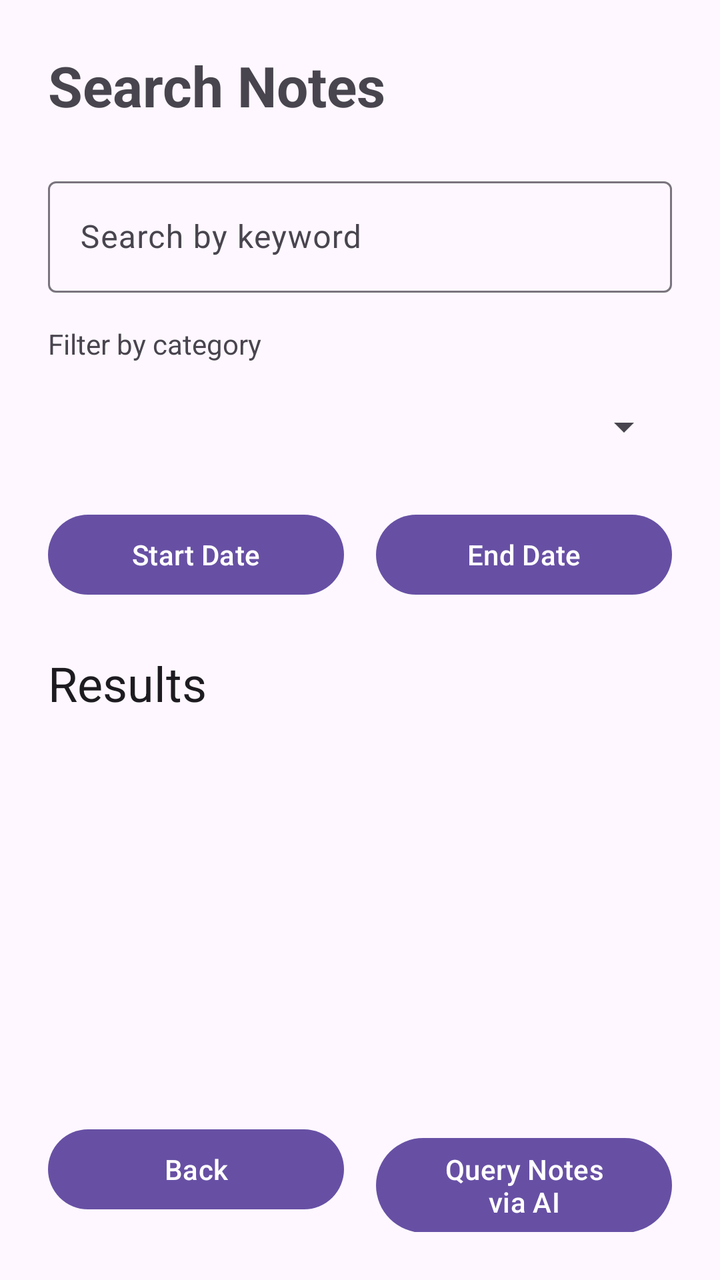
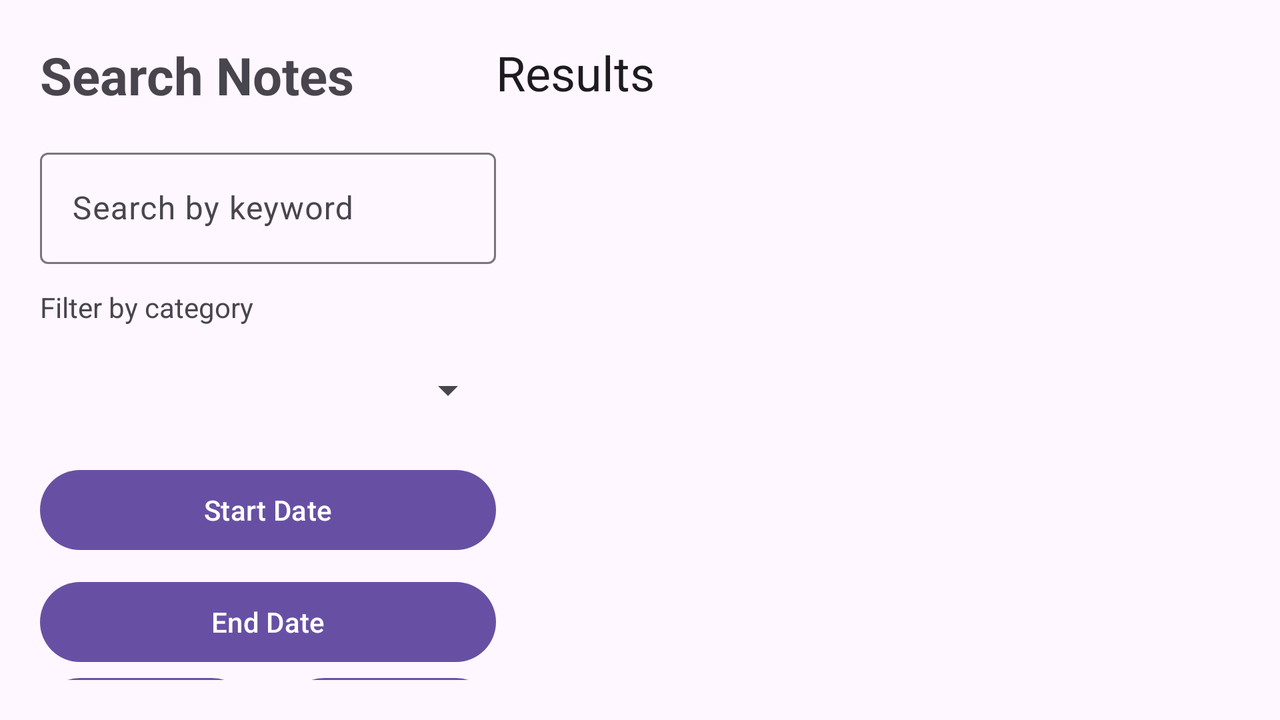

The same Android screen from two of the app's own layout files: first res/layout/ as a phone draws it, then the repository's variant for another configuration, drawn on a device whose configuration selects that folder. Both files follow.
<!-- AndroidManifest.xml: application theme Theme.D424 -->
<!-- res/layout/activity_search.xml -->
<?xml version="1.0" encoding="utf-8"?>

<androidx.constraintlayout.widget.ConstraintLayout
    xmlns:android="http://schemas.android.com/apk/res/android"
    xmlns:app="http://schemas.android.com/apk/res-auto"
    xmlns:tools="http://schemas.android.com/tools"
    android:id="@+id/search"
    android:layout_width="match_parent"
    android:layout_height="match_parent"
    android:padding="24dp"
    tools:context=".ui.SearchActivity">

    <TextView
        android:id="@+id/txtSearchTitle"
        android:layout_width="0dp"
        android:layout_height="wrap_content"
        android:text="Search Notes"
        android:textSize="28sp"
        android:textStyle="bold"
        app:layout_constraintTop_toTopOf="parent"
        app:layout_constraintStart_toStartOf="parent"
        app:layout_constraintEnd_toEndOf="parent" />

    <com.google.android.material.textfield.TextInputLayout
        android:id="@+id/searchKeywordLayout"
        android:layout_width="0dp"
        android:layout_height="wrap_content"
        android:layout_marginTop="24dp"
        android:hint="Search by keyword"
        app:boxBackgroundMode="outline"
        app:layout_constraintTop_toBottomOf="@id/txtSearchTitle"
        app:layout_constraintStart_toStartOf="parent"
        app:layout_constraintEnd_toEndOf="parent">

        <com.google.android.material.textfield.TextInputEditText
            android:id="@+id/editSearchKeyword"
            android:layout_width="match_parent"
            android:layout_height="wrap_content"
            android:inputType="text" />

    </com.google.android.material.textfield.TextInputLayout>

    <TextView
        android:id="@+id/txtSearchCategoryLabel"
        android:layout_width="wrap_content"
        android:layout_height="wrap_content"
        android:layout_marginTop="16dp"
        android:text="Filter by category"
        app:layout_constraintTop_toBottomOf="@id/searchKeywordLayout"
        app:layout_constraintStart_toStartOf="parent" />

    <Spinner
        android:id="@+id/spinnerSearchCategory"
        android:layout_width="0dp"
        android:layout_height="48dp"
        android:layout_marginTop="8dp"
        app:layout_constraintTop_toBottomOf="@id/txtSearchCategoryLabel"
        app:layout_constraintStart_toStartOf="parent"
        app:layout_constraintEnd_toEndOf="parent" />

    <LinearLayout
        android:id="@+id/dateButtonRow"
        android:layout_width="0dp"
        android:layout_height="wrap_content"
        android:layout_marginTop="16dp"
        android:orientation="horizontal"
        android:weightSum="2"
        app:layout_constraintTop_toBottomOf="@id/spinnerSearchCategory"
        app:layout_constraintStart_toStartOf="parent"
        app:layout_constraintEnd_toEndOf="parent">

        <com.google.android.material.button.MaterialButton
            android:id="@+id/btnStartDate"
            android:layout_width="0dp"
            android:layout_height="wrap_content"
            android:layout_marginEnd="8dp"
            android:layout_weight="1"
            android:text="Start Date" />

        <com.google.android.material.button.MaterialButton
            android:id="@+id/btnEndDate"
            android:layout_width="0dp"
            android:layout_height="wrap_content"
            android:layout_marginStart="8dp"
            android:layout_weight="1"
            android:text="End Date" />

    </LinearLayout>

    <TextView
        android:id="@+id/txtSearchResultsTitle"
        android:layout_width="0dp"
        android:layout_height="wrap_content"
        android:layout_marginTop="24dp"
        android:text="Results"
        android:textAppearance="?attr/textAppearanceHeadlineSmall"
        app:layout_constraintTop_toBottomOf="@id/dateButtonRow"
        app:layout_constraintStart_toStartOf="parent"
        app:layout_constraintEnd_toEndOf="parent" />

    <androidx.recyclerview.widget.RecyclerView
        android:id="@+id/recyclerSearchResults"
        android:layout_width="0dp"
        android:layout_height="0dp"
        android:layout_marginTop="12dp"
        android:clipToPadding="false"
        android:paddingBottom="12dp"
        app:layout_constraintTop_toBottomOf="@id/txtSearchResultsTitle"
        app:layout_constraintBottom_toTopOf="@id/bottomButtonRow"
        app:layout_constraintStart_toStartOf="parent"
        app:layout_constraintEnd_toEndOf="parent"
        tools:listitem="@layout/recent_note_item" />

    <LinearLayout
        android:id="@+id/bottomButtonRow"
        android:layout_width="0dp"
        android:layout_height="wrap_content"
        android:orientation="horizontal"
        android:weightSum="2"
        app:layout_constraintBottom_toBottomOf="parent"
        app:layout_constraintStart_toStartOf="parent"
        app:layout_constraintEnd_toEndOf="parent">

        <com.google.android.material.button.MaterialButton
            android:id="@+id/btn_back"
            android:layout_width="0dp"
            android:layout_height="wrap_content"
            android:layout_marginEnd="8dp"
            android:layout_weight="1"
            android:text="Back" />

        <com.google.android.material.button.MaterialButton
            android:id="@+id/btn_report"
            android:layout_width="0dp"
            android:layout_height="wrap_content"
            android:layout_marginStart="8dp"
            android:layout_weight="1"
            android:text="Query Notes via AI" />

    </LinearLayout>

</androidx.constraintlayout.widget.ConstraintLayout>
<!-- resources referenced by this layout -->
<resources>
  <style name="Theme.D424" parent="Base.Theme.D424" />
  <style name="Base.Theme.D424" parent="Theme.Material3.DayNight.NoActionBar">
          
          
      </style>
</resources>
<!-- res/layout-land/activity_search.xml (the repository's variant of the layout above) -->
<!-- drawn on the phone turned sideways -->
<?xml version="1.0" encoding="utf-8"?>

<androidx.constraintlayout.widget.ConstraintLayout
    xmlns:android="http://schemas.android.com/apk/res/android"
    xmlns:app="http://schemas.android.com/apk/res-auto"
    xmlns:tools="http://schemas.android.com/tools"
    android:id="@+id/search"
    android:layout_width="match_parent"
    android:layout_height="match_parent"
    android:padding="20dp"
    tools:context=".ui.SearchActivity">

    <LinearLayout
        android:id="@+id/searchPanel"
        android:layout_width="0dp"
        android:layout_height="0dp"
        android:orientation="vertical"
        app:layout_constraintWidth_percent="0.38"
        app:layout_constraintTop_toTopOf="parent"
        app:layout_constraintBottom_toBottomOf="parent"
        app:layout_constraintStart_toStartOf="parent">

        <TextView
            android:id="@+id/txtSearchTitle"
            android:layout_width="match_parent"
            android:layout_height="wrap_content"
            android:text="Search Notes"
            android:textSize="26sp"
            android:textStyle="bold" />

        <com.google.android.material.textfield.TextInputLayout
            android:id="@+id/searchKeywordLayout"
            android:layout_width="match_parent"
            android:layout_height="wrap_content"
            android:layout_marginTop="16dp"
            android:hint="Search by keyword"
            app:boxBackgroundMode="outline">

            <com.google.android.material.textfield.TextInputEditText
                android:id="@+id/editSearchKeyword"
                android:layout_width="match_parent"
                android:layout_height="wrap_content"
                android:inputType="text" />

        </com.google.android.material.textfield.TextInputLayout>

        <TextView
            android:id="@+id/txtSearchCategoryLabel"
            android:layout_width="wrap_content"
            android:layout_height="wrap_content"
            android:layout_marginTop="12dp"
            android:text="Filter by category" />

        <Spinner
            android:id="@+id/spinnerSearchCategory"
            android:layout_width="match_parent"
            android:layout_height="48dp"
            android:layout_marginTop="8dp" />

        <com.google.android.material.button.MaterialButton
            android:id="@+id/btnStartDate"
            android:layout_width="match_parent"
            android:layout_height="wrap_content"
            android:layout_marginTop="12dp"
            android:text="Start Date" />

        <com.google.android.material.button.MaterialButton
            android:id="@+id/btnEndDate"
            android:layout_width="match_parent"
            android:layout_height="wrap_content"
            android:layout_marginTop="8dp"
            android:text="End Date" />

        <Space
            android:layout_width="match_parent"
            android:layout_height="0dp"
            android:layout_weight="1" />

        <LinearLayout
            android:id="@+id/bottomButtonRow"
            android:layout_width="match_parent"
            android:layout_height="wrap_content"
            android:orientation="horizontal"
            android:weightSum="2">

            <com.google.android.material.button.MaterialButton
                android:id="@+id/btn_back"
                android:layout_width="0dp"
                android:layout_height="wrap_content"
                android:layout_marginEnd="8dp"
                android:layout_weight="1"
                android:text="Back" />

            <com.google.android.material.button.MaterialButton
                android:id="@+id/btn_report"
                android:layout_width="0dp"
                android:layout_height="wrap_content"
                android:layout_marginStart="8dp"
                android:layout_weight="1"
                android:text="Report" />

        </LinearLayout>

    </LinearLayout>

    <TextView
        android:id="@+id/txtSearchResultsTitle"
        android:layout_width="0dp"
        android:layout_height="wrap_content"
        android:text="Results"
        android:textAppearance="?attr/textAppearanceHeadlineSmall"
        app:layout_constraintTop_toTopOf="parent"
        app:layout_constraintStart_toEndOf="@id/searchPanel"
        app:layout_constraintEnd_toEndOf="parent" />

    <androidx.recyclerview.widget.RecyclerView
        android:id="@+id/recyclerSearchResults"
        android:layout_width="0dp"
        android:layout_height="0dp"
        android:layout_marginStart="20dp"
        android:layout_marginTop="12dp"
        android:clipToPadding="false"
        app:layout_constraintTop_toBottomOf="@id/txtSearchResultsTitle"
        app:layout_constraintBottom_toBottomOf="parent"
        app:layout_constraintStart_toEndOf="@id/searchPanel"
        app:layout_constraintEnd_toEndOf="parent"
        tools:listitem="@layout/recent_note_item" />

</androidx.constraintlayout.widget.ConstraintLayout>
